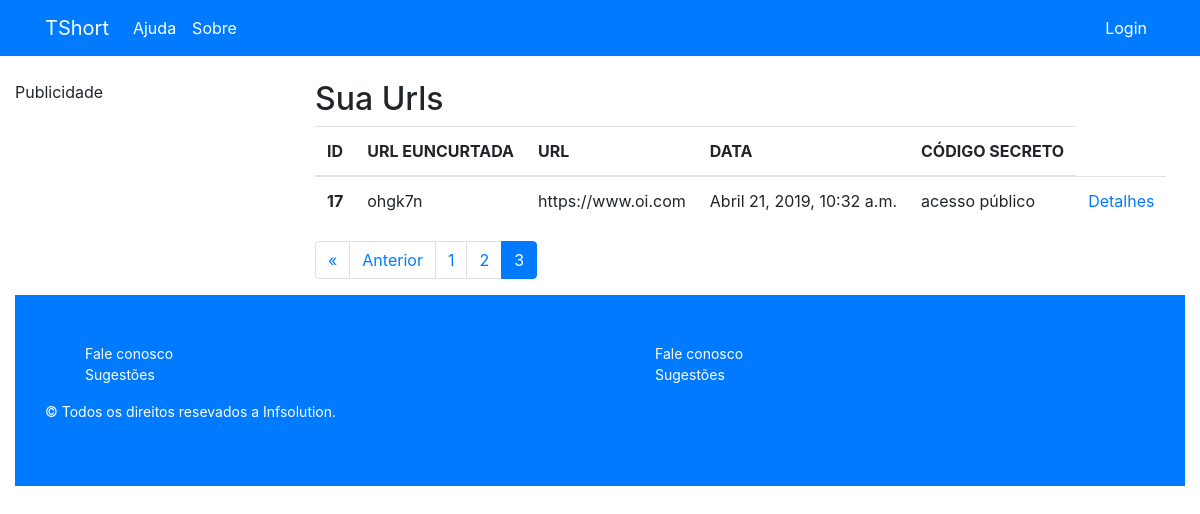
The app's page /report/?page=3 (signed in), older data.
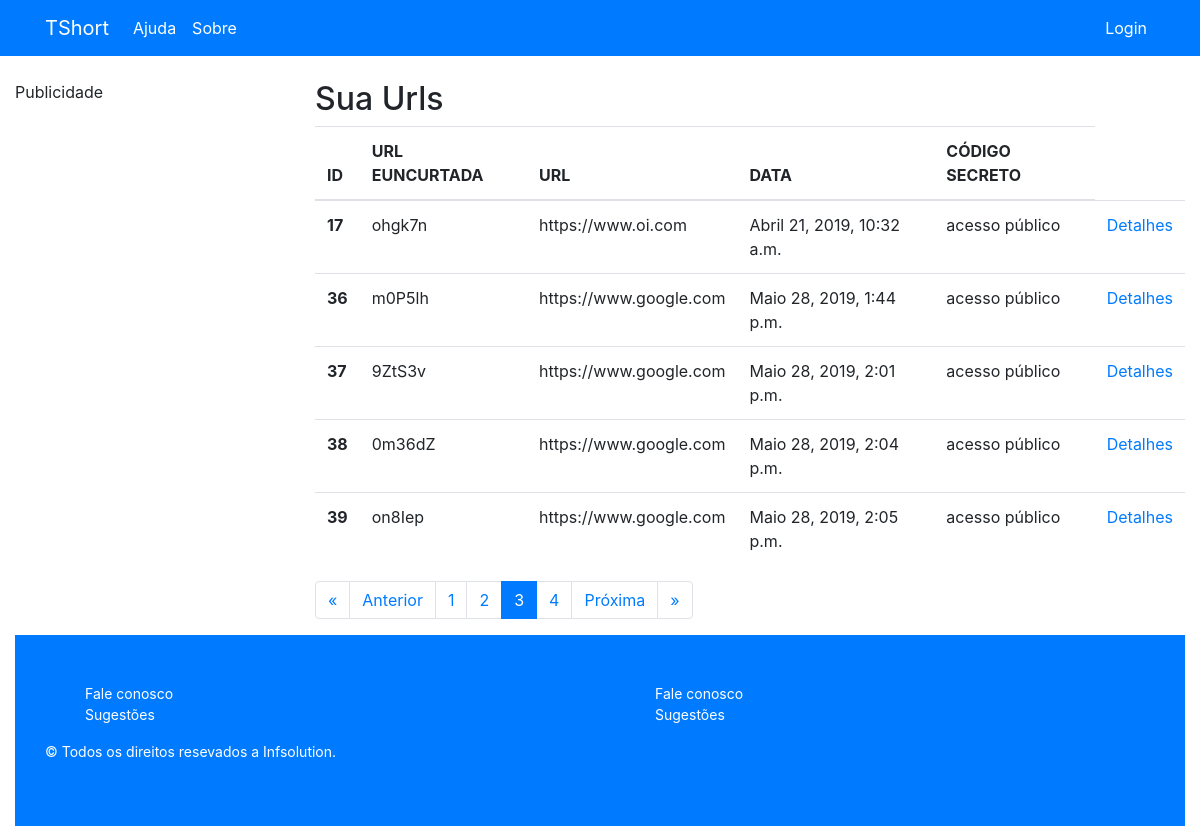
The same page, newer data.
### app/models.py (models this page shows, shortened)
class Shortened(models.Model):
	perfil = models.ForeignKey(Perfil, related_name='shorteneds', on_delete=models.CASCADE, null=True)
	url = models.CharField(max_length=1024)
	url_shortened = models.CharField(max_length=256, null=True, unique=True)
	created_at = models.DateTimeField(auto_now_add=True)
	expiring_date = models.DateTimeField(auto_now_add=False, null=True)
	code = models.CharField(max_length=12, null=True, unique=True)
	private_code = models.CharField(max_length=12, null=True)
	preview = models.BooleanField(default=False)
	preview_message = models.TextField(null=True)

### app/views.py (the view)
# urls.py: path('report/', views.shotened_report, name='report'),
@login_required
def shotened_report(request):
	ITEMS_PER_PAGE = 5
	perfil_logado = get_perfil_logado(request)
	shorteneds = Shortened.objects.filter(perfil=perfil_logado)
	paginator = Paginator(shorteneds, ITEMS_PER_PAGE)
	page = request.GET.get('page',1)
	try:
		short_page = paginator.get_page(page)
	except InvalidPage:
		short_page = paginator.get_page(1)
	return render(request, 'app/report.html',{"shorteneds":short_page,"perfil_logado":perfil_logado})

### app/views.py (called while the page is built)
def get_perfil_logado(request):
	try:
		perfil = Perfil.objects.get(user=request.user)
	except Exception as e:
		return None
	return perfil

### app/templates/app/report.html
{% extends 'app/base.html' %}
{% load i18n %}
{% block body %}
<h2>{% trans "Sua Urls" %}</h2>
<table class="table table-hover table-responsive">
	<thead>
		<tr>
			<th scope="col">{% trans "ID"%}</th>
			<th scope="col">{% trans "URL EUNCURTADA"%}</th>
			<th scope="col">{% trans "URL"%}</th>
			<th scope="col">{% trans "DATA"%}</th>
			<th scope="col">{% trans "CÓDIGO SECRETO"%}</th>
		</tr>
	</thead>
	<tbody>
		{% if shorteneds %}
			{% for shortened in  shorteneds%}
			<tr>
			<th scope="row">{{shortened.id}}</th>
			<td>{{ shortened.url_shortened }}</td>
			<td>{{shortened.url}}</td>
			<td>{{shortened.created_at}}</td>
			{% if shortened.private_code == None %}
			<td>{% trans "acesso público" %}</td>
			{% else %}
			<td>{{shortened.private_code}}</td>
			{% endif %}
			<td><a href="{% url 'detail' shortened.id %}">Detalhes</a></td>
			</tr>
			{% endfor %}
		{% endif %}
</tbody>
</table>
<nav aria-label="...">
	<ul class="pagination">
	  {% if shorteneds.has_previous %}
	   <li class="page-item">
		<a class="page-link" href="?page=1" tabindex="-1">&laquo;</a>
	  </li>
	  <li class="page-item">
		<a class="page-link" href="?page={{ shorteneds.previous_page_number }}" tabindex="-1">Anterior</a>
	  </li>
	  {% endif %}
	  {% for page in  shorteneds.paginator.page_range %}
	  <li class="page-item active">
		{% if shorteneds.number == page %}
		<span class="page-link">{{shorteneds.number}}<span class="sr-only">(current)</span></span>
		{% else %}
		<li class="page-item">
		<a class="page-link" href="?page={{ page }}">{{ page }}</a>
		{% endif %}
	  </li>
	  {% endfor %}
		{% if shorteneds.has_next %}
	  <li class="page-item">
		<a class="page-link" href="?page={{ shorteneds.next_page_number }}">Próxima</a>
	  </li>
	  <li class="page-item">
		<a class="page-link" href="?page={{ shorteneds.paginator.num_pages }}"> &raquo;</a>
	  </li>
	  {% endif %}
	</ul>
</nav>
{% endblock %}

Row changes from the older to the newer data that the page shows:
added Shortened: id "36", url_shortened "m0P5lh", url "https://www.google.com", created_at "Maio 28, 2019, 1:44 p.m."
added Shortened: id "37", url_shortened "9ZtS3v", url "https://www.google.com", created_at "Maio 28, 2019, 2:01 p.m."
added Shortened: id "38", url_shortened "0m36dZ", url "https://www.google.com", created_at "Maio 28, 2019, 2:04 p.m."
added Shortened: id "39", url_shortened "on8Iep", url "https://www.google.com", created_at "Maio 28, 2019, 2:05 p.m."
Text that changed along with them:
new list line: "4"
text now shown: "Próxima »"
